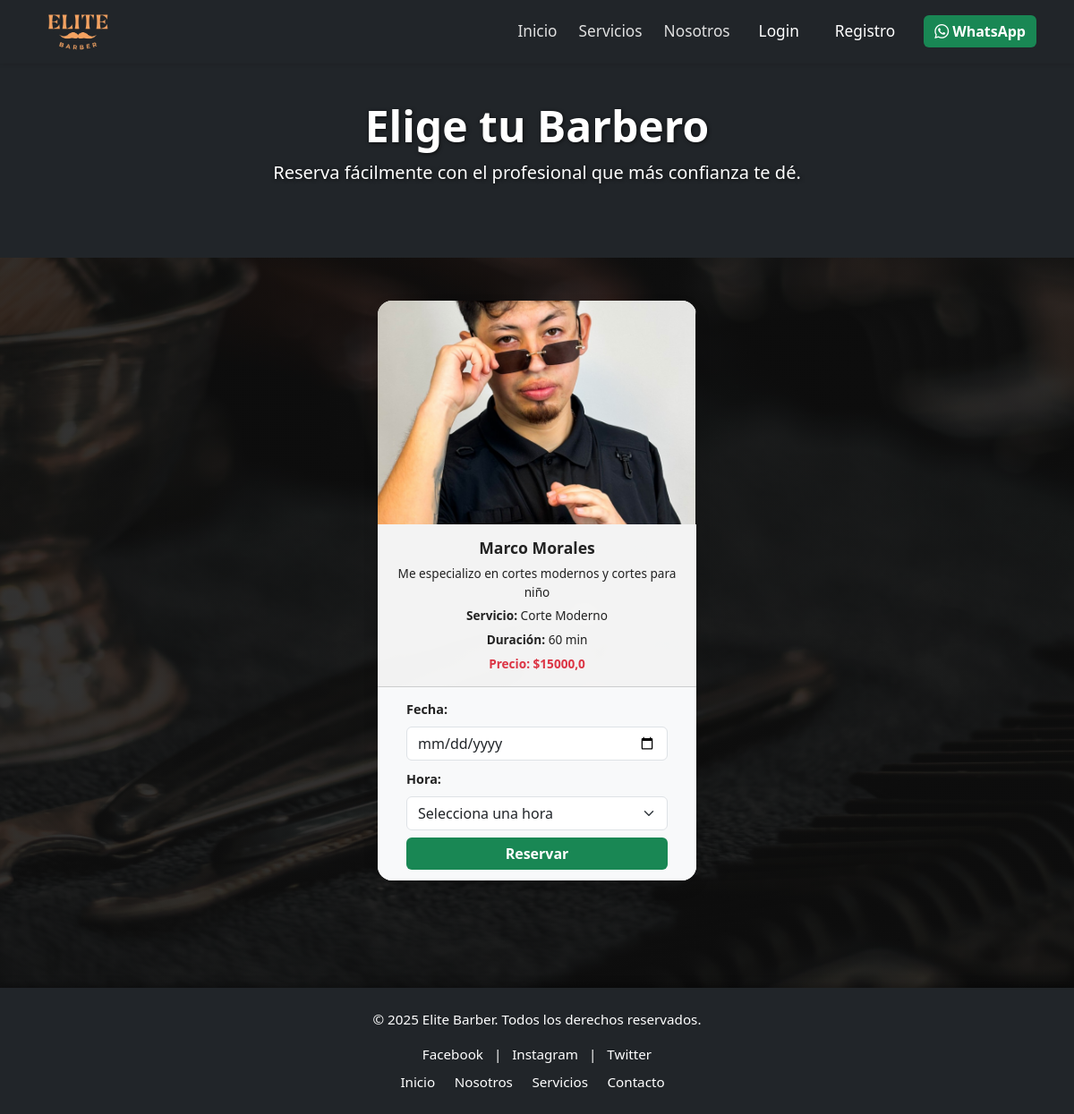
Screenshot of /barbero/1/ with the database file from the repository.
### gestion3/models.py (models this page shows, shortened)
class Servicio(models.Model):
    id_servicio = models.AutoField(primary_key=True)
    id_usuario = models.ForeignKey(Usuario, on_delete=models.CASCADE)
    id_subservicio = models.ForeignKey(SubServicio, on_delete=models.CASCADE)
    descripcion = models.TextField(null=True, blank=True)
    duracion_minutos = models.PositiveIntegerField()
    precio = models.FloatField()

class Usuario(models.Model):
    id_usuario = models.AutoField(primary_key=True)
    id_tipo_usuario = models.ForeignKey(TipoUsuario, on_delete=models.CASCADE)
    nombre = models.CharField(max_length=100)
    apellido = models.CharField(max_length=100)
    telefono = models.CharField(max_length=20, null=True, blank=True)
    correo = models.EmailField(null=True, blank=True)
    contraseña_hash = models.CharField(max_length=255)
    descripcion_usuario = models.TextField(null=True, blank=True)
    imagen = models.ImageField(upload_to='usuarios/', null=True, blank=True)
    id_estado_usuario = models.ForeignKey(EstadoUsuario, on_delete=models.CASCADE)

### gestion3/views.py (the view)
# urls.py: path('barbero/<int:subservicio_id>/', views.barbero, name='barbero'),
def barbero(request, subservicio_id):
    subservicio = get_object_or_404(SubServicio, id_subservicio=subservicio_id)
    barberos_con_servicio = Servicio.objects.filter(
        id_subservicio=subservicio,
        id_usuario__isnull=False,
        id_usuario__id_tipo_usuario__tipo='Barbero',
        id_usuario__id_estado_usuario__estado_usuario='Activo'
    ).select_related('id_usuario')
    fecha_minima = (date.today() + timedelta(days=1)).isoformat()
    horarios_disponibles = []
    hora = time(10, 0)
    while hora <= time(20, 30):
        horarios_disponibles.append(hora.strftime('%H:%M'))
        hora_dt = datetime.combine(date.today(), hora) + timedelta(minutes=30)
        hora = hora_dt.time()
    return render(request, 'gestion3/barbero.html', {
        'subservicio': subservicio,
        'barberos_con_servicio': barberos_con_servicio,
        'fecha_minima': fecha_minima,
        'horarios': horarios_disponibles
    })

### gestion3/context_processors.py (called while the page is built)
def tipo_usuario_context(request):
    tipo_usuario = None
    if request.session.get('usuario_id'):
        try:
            usuario = Usuario.objects.get(id_usuario=request.session['usuario_id'])
            tipo_usuario = usuario.id_tipo_usuario.tipo
        except Usuario.DoesNotExist:
            pass
    return {'tipo_usuario': tipo_usuario}

### gestion3/templates/gestion3/barbero.html (shortened to what this page needs)
{% load static %}
<!DOCTYPE html>
<html lang="es">
<head>
  <link href="https://cdn.jsdelivr.net/npm/bootstrap@5.3.0/dist/css/bootstrap.min.css" rel="stylesheet" />
  <link href="https://cdn.jsdelivr.net/npm/bootstrap-icons@1.11.3/font/bootstrap-icons.min.css" rel="stylesheet" />
  <link rel="stylesheet" href="{% static 'gestion3/css/nav.css' %}" />
  <link rel="stylesheet" href="{% static 'gestion3/css/barberos.css' %}" />
</head>
<body>
  {% include 'gestion3/nav.html' %}
  <main class="main-content pt-5">
    <section class="hero text-white text-center py-5 bg-dark">
      <div class="container z-1">
        <h1 class="display-5 fw-bold">Elige tu Barbero</h1>
        <p class="lead">Reserva fácilmente con el profesional que más confianza te dé.</p>
      </div>
    </section>
    <section class="container py-5">
      <div class="row justify-content-center">
        {% for servicio_barbero in barberos_con_servicio %}
          <div class="col-md-6 col-lg-4 mb-4">
            <div class="card shadow rounded-4 text-center h-100">
              <img src="{% if servicio_barbero.id_usuario.imagen %}{{ servicio_barbero.id_usuario.imagen.url }}{% else %}{% static 'gestion3/images/nosotross.jpeg' %}{% endif %}"
                   class="card-img-top rounded-top"
                   alt="{{ servicio_barbero.id_usuario.nombre }} {{ servicio_barbero.id_usuario.apellido }}"
                   style="object-fit:cover; height:250px;">
              <div class="card-body">
                <h5 class="card-title">{{ servicio_barbero.id_usuario.nombre }} {{ servicio_barbero.id_usuario.apellido }}</h5>
                <p class="card-text">{{ servicio_barbero.id_usuario.descripcion_usuario }}</p>
                <p><strong>Servicio:</strong> {{ servicio_barbero.descripcion }}</p>
                <p><strong>Duración:</strong> {{ servicio_barbero.duracion_minutos }} min</p>
                <p class="text-danger fw-bold">Precio: ${{ servicio_barbero.precio }}</p>
              </div>
              <div class="card-footer bg-light">
                <form method="post" action="{% url 'reservar' servicio_barbero.id_servicio servicio_barbero.id_usuario.id_usuario %}" class="text-start px-3">
                  <div class="mb-2">
                    <label class="form-label">Fecha:</label>
                    <input type="date" name="fecha" class="form-control" required min="{{ fecha_minima }}">
                  </div>
                  <div class="mb-2">
                    <label class="form-label">Hora:</label>
                    <select name="hora" class="form-select" required>
                      <option disabled selected value="">Selecciona una hora</option>
                    </select>
                  </div>
                  <button type="submit" class="btn btn-success w-100">Reservar</button>
                </form>
              </div>
            </div>
          </div>
        {% empty %}
          <div class="col-12 text-center mt-5">
            <h2 class="text-muted">No hay barberos disponibles por ahora.</h2>
          </div>
        {% endfor %}
      </div>
    </section>
  </main>
  {% include 'gestion3/footer.html' %}
</body>
</html>

### gestion3/static/gestion3/css/barberos.css (style rules this page uses)
body { margin: 0; font-family: 'Segoe UI', sans-serif; background: linear-gradient(rgba(15, 15, 15, 0.85), rgba(15, 15, 15, 0.85)), url("/static/gestion3/images/fondo-main.jpeg") center center / cover no-repeat fixed; color: #f5f5f5; }
.main-content { padding-top: 90px; }
.hero { min-height: 30vh; display: flex; flex-direction: column; justify-content: center; align-items: center; text-align: center; padding: 2rem 1rem; background: none; }
.hero h1, .hero p { text-shadow: 1px 1px 4px rgba(0, 0, 0, 0.7); }
.card { background-color: rgba(255, 255, 255, 0.95); color: #222; border: none; border-radius: 14px; overflow: hidden; transition: transform 0.3s ease; box-shadow: 0 5px 15px rgba(0, 0, 0, 0.2); }
.card img { height: 220px; object-fit: cover; }
.card-body { padding: 1rem 1rem 0.5rem; }
.card-body p { font-size: 0.85rem; margin-bottom: 0.4rem; }
.card-title { font-size: 1.1rem; font-weight: bold; }
.card-footer { background-color: rgba(245, 245, 245, 0.92); padding: 0.8rem 1rem; }
.form-label { font-weight: 600; font-size: 0.9rem; }
.btn-success { background-color: #198754; border: none; font-weight: bold; }

### rows the page displays
Servicio: id_usuario.imagen (picture), id_usuario.nombre "Marco", id_usuario.apellido "Morales", id_usuario.descripcion_usuario "Me especializo en cortes modernos y cortes para niño", descripcion "Corte Moderno", duracion_minutos "60", precio "15000,0"
